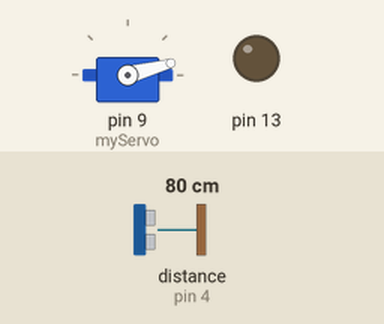
Recording of a sketch running on a simulated Arduino Uno, built with avr-gcc and run on an emulated ATmega328P. Shown: servo, output pins drawn as LEDs (lit = HIGH). Wiring (inferred from the names in the program): ultrasonic range finder: trigger pin 10; echo pin 4. The test bench sets the inputs (shaded band); at power-on: distance to the obstacle (sensor on pin 4) 80 cm. The echo pulse lasts 58.3 µs per cm; pins used as bus, display or sensor lines are not drawn; what the sketch prints to the serial monitor is not drawn.

Above: at 9.3 s.
10.5 s: distance to the obstacle (sensor on pin 4) set to 2 cm
At 10.94 s:
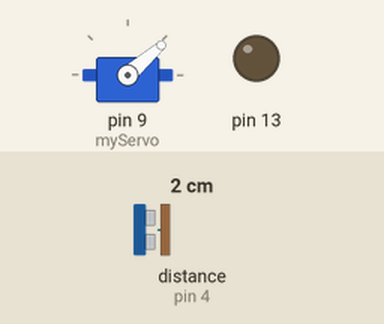
13.5 s: distance to the obstacle (sensor on pin 4) set to 4 cm
At 13.66 s:
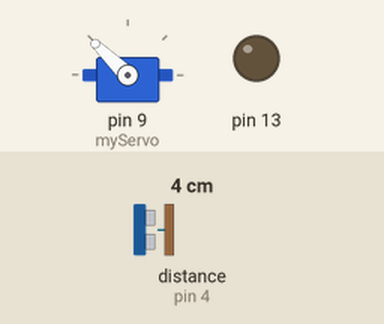
16.5 s: distance to the obstacle (sensor on pin 4) set to 120 cm
At 24.24 s:
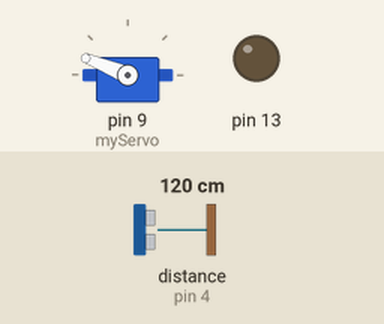
Timing chart, 0 to 25.5 s (numbered marks = the images above; inputs shaded):
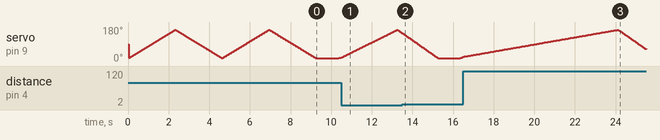

Measured:
- by itself, servo on pin 9 (myServo): rises from 22° to 165° in 7.6 s, then falls to 64° in 1.4 s

The sketch:

Classic_Radar_Processing.ino
```cpp
#include <Servo.h>

#define trigger 10
#define echo 4
#define ntc 0                //analog-pin 0

Servo myServo;

//Functions
void scan(void);
void readTemp(void);


//Global variables
float distance[180];
byte degree[180];
int temperature;

void setup(void)
{
  pinMode(13, OUTPUT);
  pinMode(trigger,OUTPUT);  //ultrasonic
  pinMode(echo,INPUT);      //ultrasonic
  pinMode(ntc,INPUT);
  Serial.begin(9600);

  myServo.attach(9);
  myServo.write(90);
  delay(20);

  //check servo is working properly
  for(byte i=15;i<=165;i++){myServo.write(i);delay(15);Serial.print(i);Serial.print(",");Serial.print(0);Serial.print(".");} //sil
  for(byte i=165;i>14;i--){myServo.write(i);delay(15);Serial.print(i);Serial.print(",");Serial.print(0);Serial.print(".");}  //sil
  for(byte i=15;i<=165;i++){myServo.write(i);delay(15);Serial.print(i);Serial.print(",");Serial.print(0);Serial.print(".");} //sil
  for(byte i=165;i>14;i--){myServo.write(i);delay(15);Serial.print(i);Serial.print(",");Serial.print(0);Serial.print(".");}  //sil


}//setup()


void loop(void)    //myServo.write();
{
  delay(1000);
  readTemp();
  scan();

}//loop-end


void scan(void){                    //tarama performansini artir ve arge yap
  float average=0;
  unsigned long int timee=0;
  byte counter=5;

  myServo.write(15);  //give some time to servo for re-positioning properly
  delay(80);

  for(register byte i=15;i<=165;i++){ //this for-loop are complete up to (max) 16.4 seconds (at 25˚C)
    myServo.write(i);
    delay(15);        // Operating speed: 0.1 s/60˚ of the Servo
      for(register byte j=0;j<5;j++ ){ //this for-loop are complete up to (max) 91.06 milliseconds (at 25˚C)
        digitalWrite(trigger,LOW);
        delayMicroseconds(2);
        digitalWrite(trigger,HIGH);
        delayMicroseconds(10);    //transmits 40kHz ultrasonic waves 8 times
        digitalWrite(trigger,LOW);  //
        timee=pulseIn(echo,HIGH,10000);  //measures in range of 1.5 meters  at 25˚C
        if(timee==0)counter--;           //if connat measure anaything (in case out of range),do not consider
        average+=(timee)*(0.01657+(0.0000303*temperature)); //measures in cm in terms of microseconds
      }//for-end (icteki)
    if(counter==0)distance[i]=0;          //in case no obstacle measured (if out of range),consider it as '0'
    else distance[i]=(average)/(counter);
    degree[i]=i;
    average=0;
    counter=5;
    //#
    Serial.print(i); // Sends the current degree into the Serial Port
    Serial.print(","); // Sends addition character right next to the previous value needed later in the Processing IDE for indexing
    Serial.print(distance[i]); // Sends the distance value into the Serial Port
    Serial.print("."); // Sends addition character right next to the previous value needed later in the Processing IDE for indexing
    //#


    }//for-end (en distaki)
    for(byte i=165;i>14;i--){myServo.write(i);delay(13);Serial.print(i);Serial.print(",");Serial.print(0);Serial.print(".");}  //sil
  }//scan-end

void readTemp(void){
  //temperature=map(analogRead(0),20,358,-40,125);
  temperature=25;  //sil
}//readTemp()

//project:
//https://www.tinkercad.com/things/9HVwwVYLoCI-daring-hillar/editel?tenant=circuits
```
